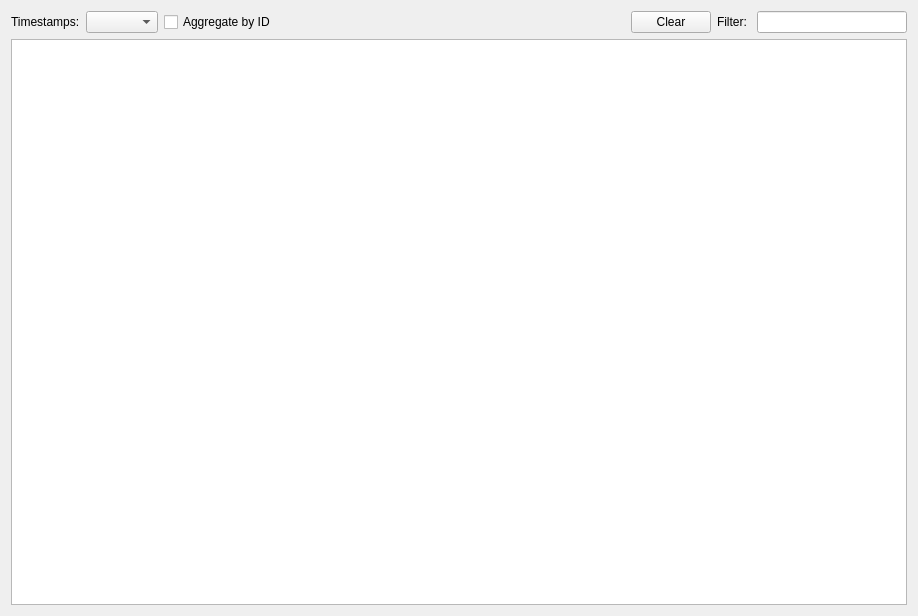
<?xml version="1.0" encoding="UTF-8"?>
<ui version="4.0">
 <class>TraceWindow</class>
 <widget class="QWidget" name="TraceWindow">
  <property name="geometry">
   <rect>
    <x>0</x>
    <y>0</y>
    <width>918</width>
    <height>616</height>
   </rect>
  </property>
  <property name="windowTitle">
   <string>Trace View</string>
  </property>
  <layout class="QVBoxLayout" name="verticalLayout">
   <item>
    <widget class="QWidget" name="widget" native="true">
     <layout class="QHBoxLayout" name="horizontalLayout">
      <property name="leftMargin">
       <number>0</number>
      </property>
      <property name="topMargin">
       <number>0</number>
      </property>
      <property name="rightMargin">
       <number>0</number>
      </property>
      <property name="bottomMargin">
       <number>0</number>
      </property>
      <item>
       <widget class="QLabel" name="label">
        <property name="text">
         <string>Timestamps:</string>
        </property>
       </widget>
      </item>
      <item>
       <widget class="QComboBox" name="cbTimestampMode"/>
      </item>
      <item>
       <widget class="QCheckBox" name="cbAggregated">
        <property name="text">
         <string>Aggregate by ID</string>
        </property>
        <property name="checked">
         <bool>false</bool>
        </property>
       </widget>
      </item>
      <item>
       <spacer name="horizontalSpacer">
        <property name="orientation">
         <enum>Qt::Horizontal</enum>
        </property>
        <property name="sizeHint" stdset="0">
         <size>
          <width>36</width>
          <height>20</height>
         </size>
        </property>
       </spacer>
      </item>
      <item>
       <widget class="QPushButton" name="TraceClearpushButton">
        <property name="text">
         <string>Clear</string>
        </property>
       </widget>
      </item>
      <item>
       <widget class="QLabel" name="label_2">
        <property name="text">
         <string>Filter: </string>
        </property>
       </widget>
      </item>
      <item>
       <widget class="QLineEdit" name="filterLineEdit">
        <property name="maximumSize">
         <size>
          <width>150</width>
          <height>16777215</height>
         </size>
        </property>
        <property name="toolTip">
         <string/>
        </property>
        <property name="statusTip">
         <string/>
        </property>
        <property name="placeholderText">
         <string/>
        </property>
       </widget>
      </item>
     </layout>
    </widget>
   </item>
   <item>
    <widget class="QTreeView" name="tree">
     <property name="verticalScrollMode">
      <enum>QAbstractItemView::ScrollPerPixel</enum>
     </property>
    </widget>
   </item>
  </layout>
 </widget>
 <resources>
  <include location="../../cangaroo.qrc"/>
 </resources>
 <connections/>
</ui>
